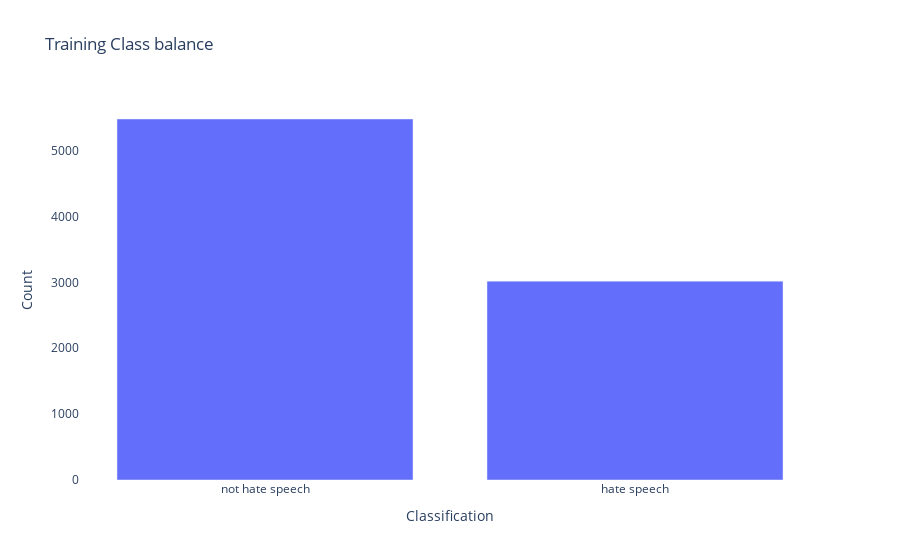

Notebook code for this chart:
### Code cell
bal_bar = px.bar(balance,
                 x='Classification',
                 y='Count',
                title = 'Training Class balance')
bal_bar.update_layout(
    {
       'plot_bgcolor': 'rgba(0,0,0,0)',
        'paper_bgcolor':'rgba(0,0,0,0)' 
    }
)
bal_bar.show()

### Figure 1 — Plotly figure (JSON) as saved in the notebook; plotly's stock layout.template omitted (floating-point values rounded to 4 significant figures)
{"data": [{"alignmentgroup": "True", "hovertemplate": "Classification=%{x}<br>Count=%{y}<extra></extra>", "legendgroup": "", "marker": {"color": "#636efa"}, "name": "", "offsetgroup": "", "orientation": "v", "showlegend": false, "textposition": "auto", "type": "bar", "x": ["not hate speech", "hate speech"], "xaxis": "x", "y": [5481, 3019], "yaxis": "y"}], "layout": {"barmode": "relative", "legend": {"tracegroupgap": 0}, "paper_bgcolor": "rgba(0,0,0,0)", "plot_bgcolor": "rgba(0,0,0,0)", "title": {"text": "Training Class balance"}, "xaxis": {"anchor": "y", "domain": [0, 1], "title": {"text": "Classification"}}, "yaxis": {"anchor": "x", "domain": [0, 1], "title": {"text": "Count"}}}}
